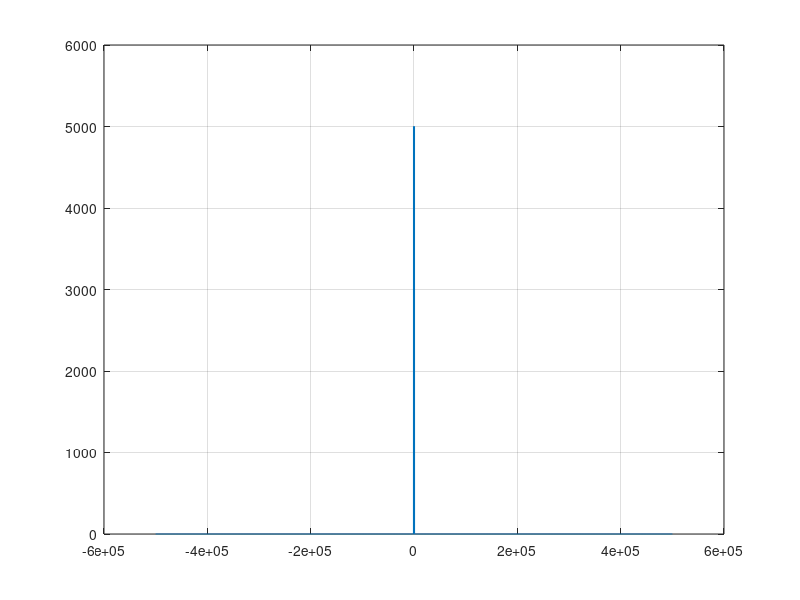

MATLAB code for this plot:
Trep = 1e-6;
t = [0:Trep:0.01];
ftone = 1000;
xt = cos(2*pi*ftone*t);
plot(t, xt);grid
Xjw = fft(xt);
Xjw = fftshift(Xjw);
faxis = linspace(-1/Trep/2,1/Trep/2,length(Xjw));
plot(faxis, abs(Xjw));grid

